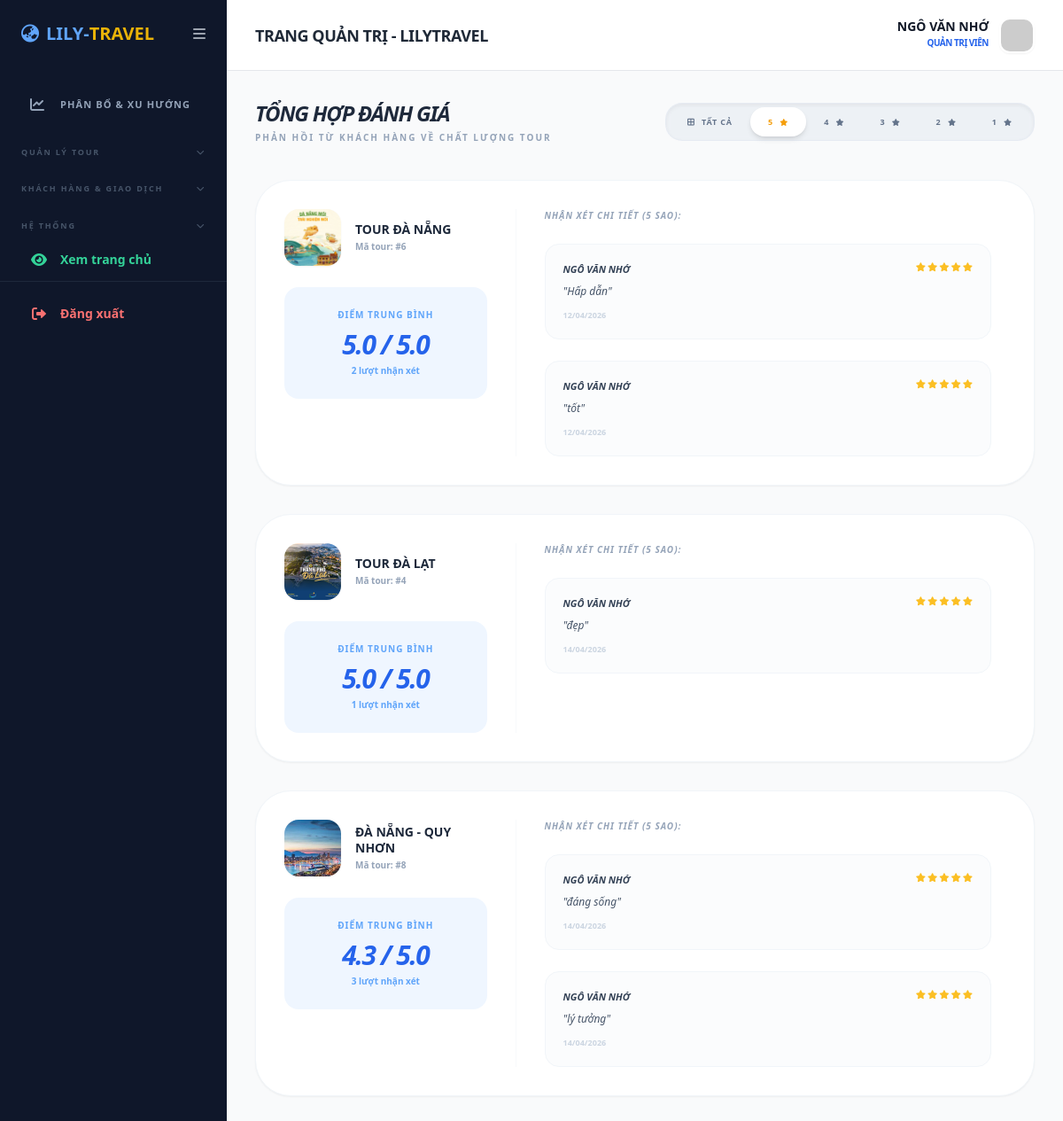
The app's page /admin/tour_reviews.php?rating=5 (signed in) with its own data.
### tables this page shows
CREATE TABLE `tours` (
  `id` int(11) NOT NULL,
  `category_id` int(11) DEFAULT NULL,
  `title` varchar(255) NOT NULL,
  `slug` varchar(255) NOT NULL,
  `description` text DEFAULT NULL,
  `content` longtext DEFAULT NULL,
  `image` varchar(255) DEFAULT NULL,
  `price_base` decimal(15,2) NOT NULL,
  `price_child` decimal(15,2) DEFAULT 0.00,
  `price_infant` decimal(15,2) DEFAULT 0.00,
  `departure_dates` text DEFAULT NULL,
  `max_people` int(11) DEFAULT 0,
  `departure_location` varchar(255) DEFAULT NULL,
  `departure_date` date DEFAULT NULL,
  `max_participants` int(11) DEFAULT 20,
  `current_participants` int(11) DEFAULT 0,
  `duration` varchar(100) DEFAULT NULL,
  `status` tinyint(1) DEFAULT 1,
  `created_at` timestamp NOT NULL DEFAULT current_timestamp(),
  `discount_code` varchar(50) DEFAULT NULL,
  `discount_percent` int(11) DEFAULT 0
);

CREATE TABLE `reviews` (
  `id` int(11) NOT NULL,
  `booking_id` int(11) NOT NULL,
  `tour_id` int(11) NOT NULL,
  `user_id` int(11) NOT NULL,
  `rating` int(11) NOT NULL,
  `comment` text DEFAULT NULL,
  `created_at` timestamp NOT NULL DEFAULT current_timestamp()
);

CREATE TABLE `users` (
  `id` int(11) NOT NULL,
  `username` varchar(50) NOT NULL,
  `password` varchar(255) NOT NULL,
  `fullname` varchar(100) DEFAULT NULL,
  `email` varchar(100) DEFAULT NULL,
  `phone` varchar(20) DEFAULT NULL,
  `role` enum('admin','user') DEFAULT 'user',
  `created_at` timestamp NOT NULL DEFAULT current_timestamp(),
  `loyalty_points` int(11) DEFAULT 0,
  `rank_id` int(11) DEFAULT 1,
  `avatar` varchar(255) DEFAULT NULL
);

### admin/tour_reviews.php (the view, shortened to what this page needs)
<?php
require_once '../config.php';
include 'header.php';
$rating_filter = isset($_GET['rating']) ? (int)$_GET['rating'] : 0;
$page = isset($_GET['page']) ? (int)$_GET['page'] : 1;
$limit = 5;
$offset = ($page - 1) * $limit;
$sql = "SELECT t.id, t.title, t.image,
               (SELECT AVG(rating) FROM reviews WHERE tour_id = t.id) as avg_rating,
               (SELECT COUNT(id) FROM reviews WHERE tour_id = t.id) as total_reviews
        FROM tours t
        WHERE EXISTS (SELECT 1 FROM reviews r WHERE r.tour_id = t.id " . ($rating_filter > 0 ? " AND r.rating = ?" : "") . ") ORDER BY avg_rating DESC LIMIT ? OFFSET ?";
$stmt = $pdo->prepare($sql);
$params = [];
if ($rating_filter > 0) {
    $params[] = $rating_filter;
}
$params[] = $limit;
$params[] = $offset;
$stmt->execute($params);
$tour_summaries = $stmt->fetchAll();
?>
<div class="mb-10 flex flex-col md:flex-row md:items-center justify-between gap-6">
    <div>
        <h3 class="text-2xl font-black text-slate-800 uppercase italic tracking-tighter">Tổng hợp Đánh giá</h3>
        <p class="text-[10px] font-black text-slate-400 uppercase tracking-[0.2em] mt-1">Phản hồi từ khách hàng về chất lượng tour</p>
    </div>
    <div class="flex bg-slate-200/50 p-1 rounded-[1.2rem] border border-slate-200/60 shadow-inner backdrop-blur-sm">
        <a href="tour_reviews.php" class="px-5 py-2.5 rounded-[1rem] text-[9px] font-black uppercase tracking-widest transition-all duration-500 <?= $rating_filter == 0 ? 'bg-white text-blue-600 shadow-md scale-100' : 'text-slate-500 hover:text-slate-800' ?>">
            <i class="fas fa-border-all mr-1"></i> Tất cả
        </a>
        <?php for($i=5; $i>=1; $i--): ?>
            <a href="?rating=<?= $i ?>" class="px-5 py-2.5 rounded-[1rem] text-[9px] font-black uppercase tracking-widest transition-all duration-500 <?= $rating_filter == $i ? 'bg-white text-amber-500 shadow-md scale-100' : 'text-slate-500 hover:text-slate-800' ?>">
                <?= $i ?> <i class="fas fa-star ml-1 text-[8px]"></i>
            </a>
        <?php endfor; ?>
    </div>
</div>
<div class="grid grid-cols-1 gap-8">
    <?php foreach($tour_summaries as $tour): ?>
        <div class="bg-white rounded-[2.5rem] p-8 shadow-sm border border-slate-100 overflow-hidden">
            <div class="flex flex-col md:flex-row gap-8">
                <div class="md:w-1/3 border-r border-slate-50 pr-8">
                    <div class="flex items-center gap-4 mb-6">
                        <img src="../assets/uploads/<?= $tour['image'] ?>" class="w-16 h-16 rounded-2xl object-cover shadow-sm">
                        <div>
                            <h4 class="text-sm font-black text-slate-800 uppercase leading-tight"><?= htmlspecialchars($tour['title']) ?></h4>
                            <p class="text-[10px] font-bold text-slate-400 mt-1">Mã tour: #<?= $tour['id'] ?></p>
                        </div>
                    </div>
                    <div class="bg-blue-50 rounded-2xl p-6 text-center">
                        <p class="text-[10px] font-black text-blue-400 uppercase tracking-widest mb-2">Điểm trung bình</p>
                        <div class="text-3xl font-black text-blue-600 italic tracking-tighter"><?= number_format($tour['avg_rating'], 1) ?> / 5.0</div>
                        <p class="text-[10px] font-bold text-blue-400 mt-1"><?= $tour['total_reviews'] ?> lượt nhận xét</p>
                    </div>
                </div>
                <div class="md:w-2/3">
                    <p class="text-[10px] font-black text-slate-400 uppercase tracking-widest mb-6 italic">
                        Nhận xét chi tiết <?= $rating_filter > 0 ? "($rating_filter sao)" : "" ?>:
                    </p>
                    <div class="space-y-6 max-h-[300px] overflow-y-auto pr-4">
                        <?php
                        $rev_sql = "SELECT r.*, u.fullname FROM reviews r JOIN users u ON r.user_id = u.id WHERE r.tour_id = ?";
                        $rev_params = [$tour['id']];
                        if ($rating_filter > 0) {
                            $rev_sql .= " AND r.rating = ?";
                            $rev_params[] = $rating_filter;
                        }
                        $rev_sql .= " ORDER BY r.created_at DESC";
                        $stmt_rev = $pdo->prepare($rev_sql);
                        $stmt_rev->execute($rev_params);
                        $details = $stmt_rev->fetchAll();
                        foreach($details as $rev):
                        ?>
                            <div class="bg-slate-50/50 p-5 rounded-2xl border border-slate-100">
                                <div class="flex justify-between items-start mb-2">
                                    <span class="text-[11px] font-black text-slate-700 uppercase italic"><?= htmlspecialchars($rev['fullname']) ?></span>
                                    <div class="flex text-amber-400 text-[10px] gap-0.5">
                                        <?php for($i=1; $i<=5; $i++): ?>
                                            <i class="<?= $i <= $rev['rating'] ? 'fas' : 'far' ?> fa-star"></i>
                                        <?php endfor; ?>
                                    </div>
                                </div>
                                <p class="text-xs font-medium text-slate-600 italic">"<?= htmlspecialchars($rev['comment']) ?>"</p>
                                <p class="text-[9px] text-slate-300 font-bold uppercase mt-3"><?= date('d/m/Y', strtotime($rev['created_at'])) ?></p>
                            </div>
                        <?php endforeach; ?>
                    </div>
                </div>
            </div>
        </div>
    <?php endforeach; ?>
</div>
</main></div></div></body></html>

### admin/header.php (shortened to what this page needs)
<?php
function isActive($page) {
    return strpos($_SERVER['PHP_SELF'], $page) !== false ? 'bg-blue-600 text-white shadow-lg shadow-blue-900/20' : 'text-slate-400 hover:bg-white/5 hover:text-white';
}
?>
<!DOCTYPE html>
<html lang="vi">
<head>
    <script src="https://cdn.tailwindcss.com"></script>
    <link rel="stylesheet" href="https://cdnjs.cloudflare.com/ajax/libs/font-awesome/6.0.0/css/all.min.css">
</head>
<body class="bg-gray-100 font-sans">
    <div class="flex min-h-screen relative">
        <aside id="sidebar" class="sidebar-transition w-64 bg-slate-900 text-white flex-shrink-0 h-screen sticky top-0 overflow-y-auto">
            <div class="p-6 flex items-center justify-between">
                <div class="logo-text text-xl font-bold flex items-center text-blue-400">
                    <i class="fas fa-globe-asia mr-2"></i>LILY-<span class="text-yellow-500">TRAVEL</span>
                </div>
                <button onclick="toggleSidebar()" class="text-gray-400 hover:text-white outline-none">
                    <i class="fas fa-bars"></i>
                </button>
            </div>
            <nav class="mt-6 space-y-1">
                <a href="index.php" class="flex items-center py-2.5 px-6 mx-2 rounded-xl transition-all duration-300 <?= isActive('index.php') ?>">
                    <i class="fas fa-chart-line w-5 text-center"></i>
                    <span class="menu-text ml-4 text-[11px] font-black uppercase tracking-widest">Phân bổ & Xu hướng</span>
                </a>
                <div class="pt-4 group/menu">
                    <div class="px-6 py-2 flex items-center justify-between text-[9px] font-black text-slate-600 uppercase tracking-[0.2em] cursor-default">
                        <span>Quản lý tour</span>
                        <i class="fas fa-chevron-down transition-transform duration-300 group-hover/menu:rotate-180"></i>
                    </div>
                </div>
                <div class="pt-2 group/menu">
                    <div class="px-6 py-2 flex items-center justify-between text-[9px] font-black text-slate-600 uppercase tracking-[0.2em] cursor-default">
                        <span>Khách hàng & Giao dịch</span>
                        <i class="fas fa-chevron-down transition-transform duration-300 group-hover/menu:rotate-180"></i>
                    </div>
                </div>
                <div class="pt-2 group/menu">
                    <div class="px-6 py-2 flex items-center justify-between text-[9px] font-black text-slate-600 uppercase tracking-[0.2em] cursor-default">
                        <span>Hệ thống</span>
                        <i class="fas fa-chevron-down transition-transform duration-300 group-hover/menu:rotate-180"></i>
                    </div>
                </div>
                <a href="../index.php" class="flex items-center py-2.5 px-6 mx-2 mt-4 hover:bg-emerald-600/20 text-emerald-400 rounded-xl transition">
                    <i class="fas fa-eye w-6 text-center"></i>
                    <span class="menu-text ml-3 text-sm font-bold">Xem trang chủ</span>
                </a>
                <div class="mt-4 border-t border-slate-800 pt-4">
                    <a href="../logout.php" class="flex items-center py-2.5 px-6 mx-2 hover:bg-red-600/20 text-red-400 rounded-xl transition">
                        <i class="fas fa-sign-out-alt w-6 text-center"></i>
                        <span class="menu-text ml-3 text-sm font-bold">Đăng xuất</span>
                    </a>
                </div>
            </nav>
        </aside>
        <div class="flex-1 flex flex-col min-w-0 h-screen overflow-hidden">
            <header class="h-20 bg-white border-b flex items-center justify-between px-4 md:px-8 flex-shrink-0">
                <div class="flex items-center">
                    <h2 class="text-lg font-bold text-gray-800 uppercase tracking-tight"> Trang quản trị - LILYTRAVEL</h2>
                </div>
                <div class="flex items-center space-x-3">
                    <a href="profile.php" class="text-right hidden sm:block hover:opacity-70 transition-opacity">
                        <p class="text-sm font-black text-gray-900 leading-none"><?= $_SESSION['user']['fullname'] ?></p>
                        <p class="text-[10px] text-blue-600 font-bold uppercase mt-1 tracking-tighter">Quản trị viên</p>
                    </a>
                    <a href="profile.php"><img src="https://ui-avatars.com/api/?name=<?= urlencode($_SESSION['user']['fullname']) ?>&background=2563eb&color=fff" class="w-10 h-10 rounded-xl border-2 border-white shadow-sm hover:scale-105 transition-transform"></a>
                </div>
            </header>
            <main class="p-4 md:p-8 overflow-y-auto bg-gray-50 flex-1">

### admin/header.php (style rules this page uses)
.sidebar-transition { transition: transform 0.3s ease, width 0.3s ease; }

### records on screen
tours: image (picture), title "TOUR ĐÀ NẴNG", id "6", avg_rating "5.0", total_reviews "2"
reviews: user.fullname "NGÔ VĂN NHỚ", rating 5 (drawn), comment "Hấp dẫn", created_at "12/04/2026"
reviews: user.fullname "NGÔ VĂN NHỚ", rating 5 (drawn), comment "tốt", created_at "12/04/2026"
tours: image (picture), title "TOUR ĐÀ LẠT", id "4", avg_rating "5.0", total_reviews "1"
reviews: user.fullname "NGÔ VĂN NHỚ", rating 5 (drawn), comment "đẹp", created_at "14/04/2026"
tours: image (picture), title "ĐÀ NẴNG - QUY NHƠN", id "8", avg_rating "4.3", total_reviews "3"
reviews: user.fullname "NGÔ VĂN NHỚ", rating 5 (drawn), comment "đáng sống", created_at "14/04/2026"
reviews: user.fullname "NGÔ VĂN NHỚ", rating 5 (drawn), comment "lý tưởng", created_at "14/04/2026"

### other values on screen
$_SESSION['user']['fullname'] "NGÔ VĂN NHỚ"
